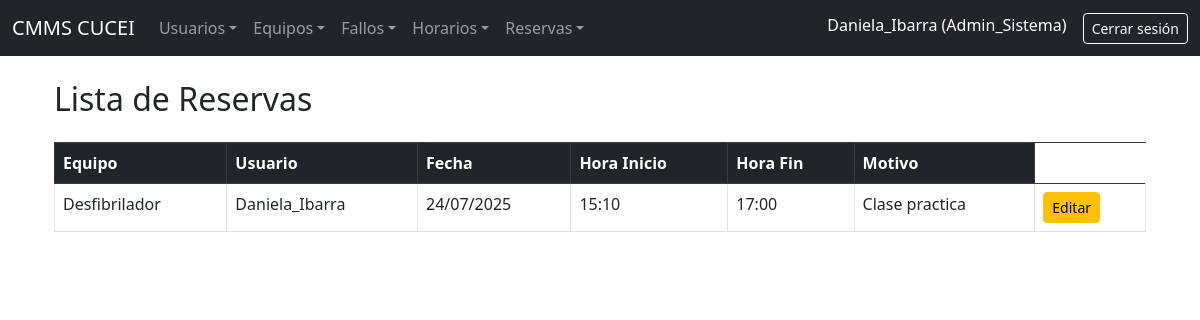
/reservas/ (signed in), run on the app's committed database.
### CMMS_Lab/models.py (models this page shows, shortened)
class PerfilUsuario(models.Model):
    user = models.OneToOneField(User, on_delete=models.CASCADE)
    rol = models.CharField(max_length=20, choices=[
        ('estudiante', 'Estudiante'),
        ('biomedico', 'Biomedico'),
        ('admin_sistema', 'Administrador del sistema'),
    ])
    matricula = models.CharField(max_length=20, blank=True, null=True)
    telefono = models.CharField(max_length=15, blank=True, null=True)
    especialidad = models.CharField(max_length=100, blank=True, null=True)

class ReservaEquipo(models.Model):
    equipo = models.ForeignKey(EquipoMedico, on_delete=models.CASCADE)
    usuario = models.ForeignKey(User, on_delete=models.CASCADE)
    fecha_reserva = models.DateField()
    hora_inicio = models.TimeField()
    hora_fin = models.TimeField()
    motivo = models.TextField(blank=True)

class EquipoMedico(models.Model):
    nombre = models.CharField(max_length=100)
    modelo = models.CharField(max_length=100, blank=True)
    fabricante = models.CharField(max_length=100, blank=True)
    numero_serie = models.CharField(max_length=100, unique=True)
    ubicacion = models.CharField(max_length=100)
    estado = models.CharField(max_length=20, choices=[
        ('disponible', 'Disponible'),
        ('reservado', 'Reservado'),
        ('en_mantenimiento', 'En mantenimiento'),
        ('fuera_de_servicio', 'Fuera de servicio'),
    ])
    fecha_adquisicion = models.DateField(null=True, blank=True)
    mantenimiento_preventivo = models.DateField(null=True, blank=True)
    imagen = models.ImageField(upload_to='equipos/', blank=True, null=True)

### CMMS_Lab/views.py (the view)
# urls.py: path('reservas/', views.lista_reservas, name='lista_reservas'),
@login_required
def lista_reservas(request):
    reservas = ReservaEquipo.objects.select_related('equipo', 'usuario').order_by('-fecha_reserva', '-hora_inicio')
    return render(request, 'reservas/lista.html', {'reservas': reservas})

### CMMS_Lab/templates/reservas/lista.html
{% extends 'base.html' %}
{% block content %}
<div class="container">
    <h2 class="mb-4">Lista de Reservas</h2>
    {% if reservas %}
        <table class="table table-bordered table-hover">
            <thead class="table-dark">
                <tr>
                    <th>Equipo</th>
                    <th>Usuario</th>
                    <th>Fecha</th>
                    <th>Hora Inicio</th>
                    <th>Hora Fin</th>
                    <th>Motivo</th>
                </tr>
            </thead>
            <tbody>
                {% for reserva in reservas %}
                <tr>
                    <td>{{ reserva.equipo.nombre }}</td>
                    <td>{{ reserva.usuario.username }}</td>
                    <td>{{ reserva.fecha_reserva|date:"d/m/Y" }}</td>
                    <td>{{ reserva.hora_inicio }}</td>
                    <td>{{ reserva.hora_fin }}</td>
                    <td>{{ reserva.motivo }}</td>
                    <td>
                        {% if request.user.perfilusuario.rol == 'admin_sistema' %}
                            <a href="{% url 'editar_reserva' reserva.id %}" class="btn btn-sm btn-warning">Editar</a>
                        {% endif %}
                    </td>
                </tr>
                {% endfor %}
            </tbody>
        </table>
    {% else %}
        <p class="text-muted">No hay reservas registradas todavía.</p>
    {% endif %}
</div>
{% endblock %}

### CMMS_Lab/templates/base.html (shortened to what this page needs)
<!DOCTYPE html>
<html lang="es">
<head>
    <link href="https://cdn.jsdelivr.net/npm/bootstrap@5.3.0/dist/css/bootstrap.min.css" rel="stylesheet">
</head>
<body>
    <nav class="navbar navbar-expand-lg navbar-dark bg-dark">
        <div class="container-fluid">
            <a class="navbar-brand" href="{% url 'dashboard' %}">CMMS CUCEI</a>
            <div class="collapse navbar-collapse" id="navbarCMMS">
                {% if user.is_authenticated %}
                    {% with rol=user.perfilusuario.rol %}
                    <ul class="navbar-nav me-auto mb-2 mb-lg-0">
{% if rol != 'estudiante' %}
<li class="nav-item dropdown">
    <a class="nav-link dropdown-toggle" href="#" data-bs-toggle="dropdown">Usuarios</a>
</li>
{% endif %}
                        <li class="nav-item dropdown">
                            <a class="nav-link dropdown-toggle" href="#" data-bs-toggle="dropdown">Equipos</a>
                        </li>
                        <li class="nav-item dropdown">
                            <a class="nav-link dropdown-toggle" href="#" data-bs-toggle="dropdown">Fallos</a>
                        </li>
                        {% if rol != 'estudiante' %}
                        <li class="nav-item dropdown">
                            <a class="nav-link dropdown-toggle" href="#" data-bs-toggle="dropdown">Horarios</a>
                        </li>
                        {% endif %}
                        {% if rol in 'admin_sistema' or rol == 'biomedico' %}
                        <li class="nav-item dropdown">
                            <a class="nav-link dropdown-toggle" href="#" data-bs-toggle="dropdown">Reservas</a>
                        </li>
                        {% endif %}
                    </ul>
                    <ul class="navbar-nav ms-auto">
                        <li class="nav-item">
                            <span class="navbar-text text-white me-3">
                                {{ user.username }} ({{ rol|title }})
                            </span>
                        </li>
                        <li class="nav-item">
                            <a class="btn btn-outline-light btn-sm" href="{% url 'logout' %}">Cerrar sesión</a>
                        </li>
                    </ul>
                    {% endwith %}
                {% else %}
                    <ul class="navbar-nav ms-auto">
                        <li class="nav-item">
                            <a class="btn btn-outline-light" href="{% url 'login' %}">Iniciar sesión</a>
                        </li>
                    </ul>
                {% endif %}
            </div>
        </div>
    </nav>
    <div class="container mt-4">
        {% block content %}
        {% endblock %}
    </div>
</body>
</html>

### data on the page
PerfilUsuario: rol "Admin_Sistema"
ReservaEquipo: equipo.nombre "Desfibrilador", usuario.username "Daniela_Ibarra", fecha_reserva "24/07/2025", hora_inicio "15:10", hora_fin "17:00", motivo "Clase practica"

### other printed values
{{ user.username }} "Daniela_Ibarra"
